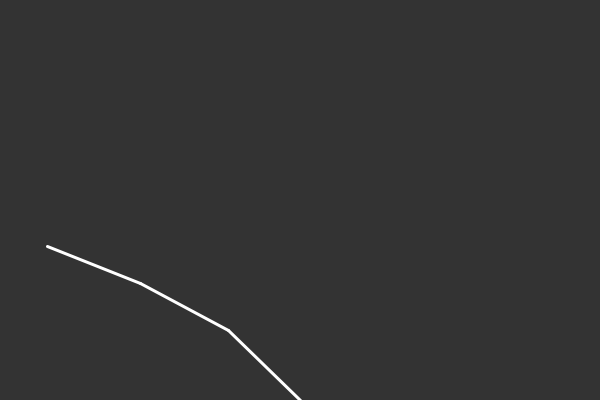
Frame 1 (no input)
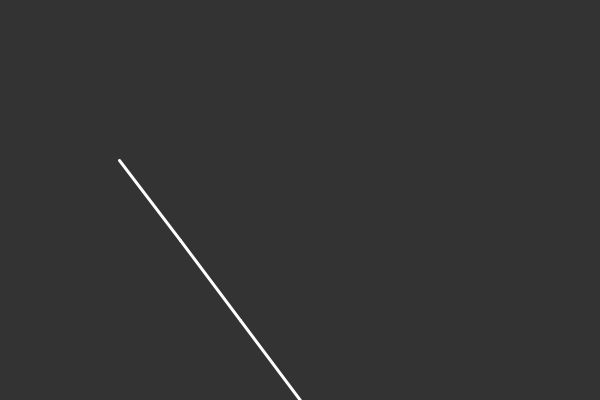
Frame 60 (the mouse pressed at the canvas centre just before this capture)
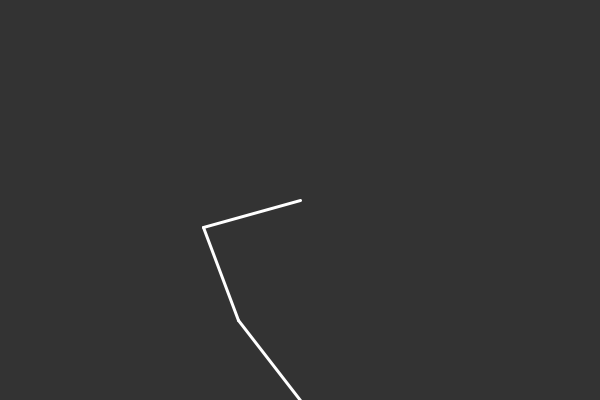
Frame 120 (the mouse held since frame 60 and released just before this capture)

The Processing sketch that drew these frames (run headless with seeded random() and noise(); from frame 60 on, the mouse is pressed at the canvas centre):

// Processing sketch: InverseKinematics2
// ── InverseKinematics2.pde

Segment end;
Segment start;
PVector base;

void setup() {
  size(600, 400);
  start = new Segment(300, 200, 100, 0);
  Segment current = start;

  for (int i = 0; i < 2; i++) {
    Segment next = new Segment(current, 100, i);
    current.child = next;
    current = next;
  }
  end = current;
  base = new PVector(width/2, height);
}

void draw() {
  background(51);

  end.follow(mouseX, mouseY);
  end.update();

  Segment next = end.parent;
  while (next != null) {
    next.follow();
    next.update();
    next = next.parent;
  }

  
  start.setA(base);
  start.calculateB();
  next = start.child;
  while (next != null) {
    next.attachA();
    next.calculateB();
    next = next.child;    
  }

  end.show();

  next = end.parent;
  while (next != null) {
    next.show();
    next = next.parent;
  }
}
// ── Segment.pde
class Segment {
  PVector a;
  float angle = 0;
  float len;  
  PVector b = new PVector();
  Segment parent = null;
  Segment child = null;
  float sw = 0;

  Segment(float x, float y, float len_, float i) {
    a = new PVector(x, y);
    sw = map(i, 0, 20, 1, 10);
    len = len_;
    calculateB();
  }

  Segment(Segment parent_, float len_, float i) {
    parent = parent_;
    sw = map(i, 0, 20, 1, 10);
    a = parent.b.copy();
    len = len_;
    calculateB();
  }


  void setA(PVector pos) {
    a = pos.copy();
  }

  void attachA() {
    setA(parent.b);
  }


  void follow() {
    float targetX = child.a.x;
    float targetY = child.a.y;
    follow(targetX, targetY);
  }

  void follow(float tx, float ty) {
    PVector target = new PVector(tx, ty);
    PVector dir = PVector.sub(target, a);
    angle = dir.heading();
    dir.setMag(len);
    dir.mult(-1);
    a = PVector.add(target, dir);
  }

  void calculateB() {
    float dx = len * cos(angle);
    float dy = len * sin(angle);
    b.set(a.x+dx, a.y+dy);
  }

  void update() {
    calculateB();
  }


  void show() {
    stroke(255);
    strokeWeight(3);
    line(a.x, a.y, b.x, b.y);
  }
}
// ── Snake.pde
class Snake {
  
  
}
